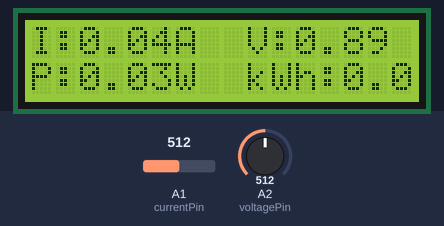
A sketch run on a simulated Arduino Uno, built with avr-gcc and run on an emulated ATmega328P. On the bench: 16×2 character LCD. The inputs (shaded band) are chosen by the test bench; at power-on: A1 (currentPin) = 512, A2 (voltagePin) = 512. What the sketch prints to the serial monitor is not drawn.

Above: at 3.2 s.
3.3 s: A1 (currentPin) set to 716
At 4.5 s:
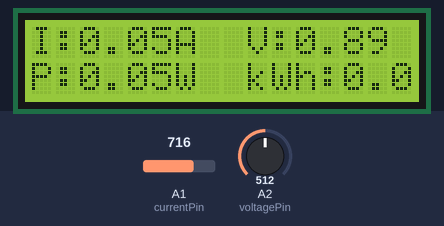
5.5 s: A2 (voltagePin) set to 716
At 6.4 s:
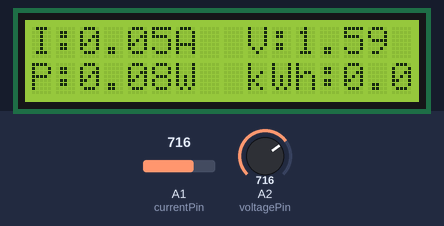
7.6 s: A1 (currentPin) set to 900
At 9.3 s:
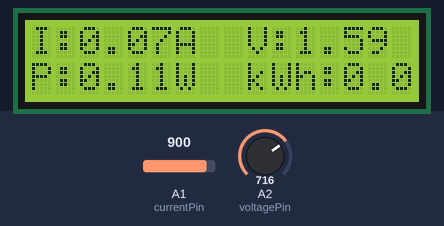
9.6 s: A2 (voltagePin) set to 900
At 11.3 s:
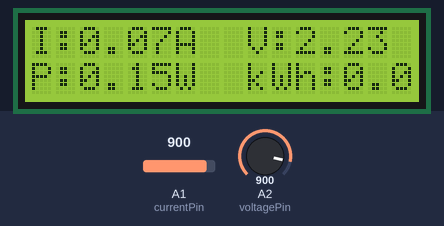
11.6 s: A1 (currentPin) set to 1010
At 13.3 s:
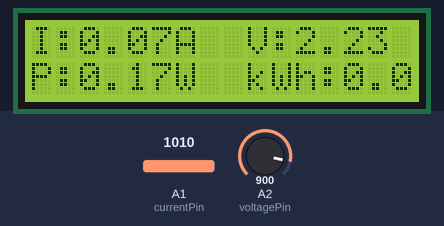
13.6 s: A2 (voltagePin) set to 1010
At 15.5 s:
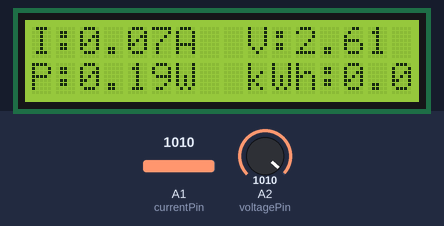
Timing chart, 0 to 16.6 s (numbered marks = the images above; inputs shaded):
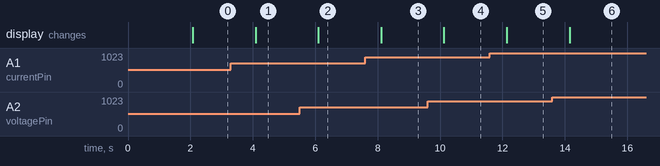

Measured:
- after the input at 3.3 s, the display: changes after 0.79 s (image 1)
- after the input at 5.5 s, the display: changes after 0.60 s (image 2)
- after the input at 7.6 s, the display: changes after 0.51 s (image 3)
- after the input at 9.6 s, the display: changes after 0.53 s (image 4)
- after the input at 11.6 s, the display: changes after 0.54 s (image 5)
- after the input at 13.6 s, the display: changes after 0.55 s (image 6)

The sketch:

elecm.ino
```cpp
#include <LiquidCrystal.h>

// Define pins
const int currentPin = A1; // Current sensor output pin (SCT)
const int voltagePin = A2; // Voltage sensor output pin (if used)

// Define sensor parameters
const float mVperAmpValue = 66.0; // SCT-013-000 sensitivity (66 mV per amp)
const float moduleSupplyVoltage = 5.0; // Arduino supply voltage (5V)
const float voltageConversionFactor = 0.707; // RMS conversion factor for voltage

// Calibration offset for voltage sensor
const float voltageOffset = 0.88; // Measured voltage when there is no input

// LCD setup
LiquidCrystal lcd(8, 9, 4, 5, 6, 7); // Initialize the LCD with Arduino pins

// Variables
float currentReading = 0;
float voltageReading = 0;
float rmsCurrent = 0;
float rmsVoltage = 0;
float power = 0;
float kWh = 0;
unsigned long previousMillis = 0;

void setup() {
  Serial.begin(9600);  // Begin serial communication
  lcd.begin(16, 2);    // Initialize the 16x2 LCD
  lcd.clear();
  lcd.setCursor(0, 0);
  lcd.print("Energy Meter");
  delay(2000);         // Display welcome message for 2 seconds
}

void loop() {
  unsigned long currentMillis = millis();

  // Read current and voltage sensor values
  currentReading = analogRead(currentPin); // Read from A1
  voltageReading = analogRead(voltagePin); // Read from A2 (if voltage sensor is used)

  // Calculate RMS current and voltage
  rmsCurrent = calculateCurrentRMS(currentReading);
  rmsVoltage = calculateVoltageRMS(voltageReading);

  // Adjust RMS voltage with the offset (calibration)
  rmsVoltage = rmsVoltage - voltageOffset; // Subtract the calibration offset
  if (rmsVoltage < 0) rmsVoltage = 0;      // Ensure no negative voltage after calibration

  // Calculate power in watts
  power = rmsVoltage * rmsCurrent;

  // Accumulate energy in kilowatt-hours (kWh)
  if (currentMillis - previousMillis >= 1000) { // Every 1 second
    kWh += (power / 1000.0) / 3600.0; // kWh calculation
    previousMillis = currentMillis;
  }

  // Display values on the LCD without spaces between the units and numbers
  lcd.clear();

  // Display current and voltage on the first row
  lcd.setCursor(0, 0);
  lcd.print("I:"); lcd.print(rmsCurrent, 2); // Display current (amps) without space
  lcd.print("A");

  lcd.setCursor(9, 0); // Move cursor to display voltage on the right side
  lcd.print("V:"); lcd.print(rmsVoltage, 2); // Display voltage (volts) without space

  // Display power and kWh on the second row
  lcd.setCursor(0, 1);
  lcd.print("P:"); lcd.print(power, 2); // Display power (watts) without space
  lcd.print("W");

  // Ensure there's enough space for kWh on the right side
  lcd.setCursor(9, 1);
  lcd.print("kWh:"); lcd.print(kWh, 4); // Display energy (kWh) without space

  // Print calculated values to Serial Monitor
  Serial.print("I:"); Serial.print(rmsCurrent, 2); Serial.print("A  ");
  Serial.print("V:"); Serial.print(rmsVoltage, 2); Serial.print("V  ");
  Serial.print("P:"); Serial.print(power, 2); Serial.print("W  ");
  Serial.print("kWh:"); Serial.println(kWh, 4);

  // Print raw SCT sensor value for debugging
  int sensorValue = analogRead(A1); // Read raw SCT value from A1
  Serial.print("SCT Raw Sensor Reading: ");
  Serial.println(sensorValue);

  delay(2000); // Delay for 2 seconds
}

// Function to calculate RMS current
float calculateCurrentRMS(float reading) {
  float currentVoltage = ((reading / 1024.0) * moduleSupplyVoltage); // Convert to voltage
  float current = currentVoltage / mVperAmpValue; // Convert voltage to current
  return (current < 0) ? 0 : current; // Ensure no negative current
}

// Function to calculate RMS voltage
float calculateVoltageRMS(float reading) {
  float voltage = ((reading / 1024.0) * moduleSupplyVoltage) * voltageConversionFactor; // Convert to voltage
  return (voltage < 0) ? 0 : voltage; // Ensure no negative voltage
}
```
